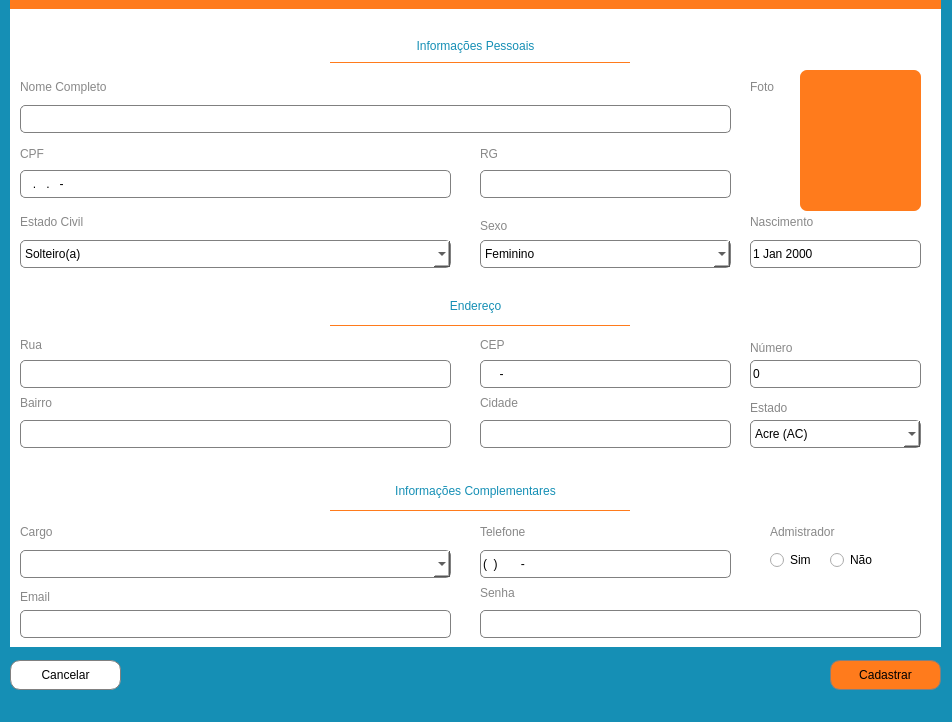
<?xml version="1.0" encoding="UTF-8"?>
<ui version="4.0">
 <class>cadastroServidor</class>
 <widget class="QMainWindow" name="cadastroServidor">
  <property name="geometry">
   <rect>
    <x>0</x>
    <y>0</y>
    <width>952</width>
    <height>722</height>
   </rect>
  </property>
  <property name="sizePolicy">
   <sizepolicy hsizetype="Fixed" vsizetype="Fixed">
    <horstretch>0</horstretch>
    <verstretch>0</verstretch>
   </sizepolicy>
  </property>
  <property name="minimumSize">
   <size>
    <width>952</width>
    <height>200</height>
   </size>
  </property>
  <property name="maximumSize">
   <size>
    <width>952</width>
    <height>760</height>
   </size>
  </property>
  <property name="windowTitle">
   <string>Cadastrar Servidor</string>
  </property>
  <property name="layoutDirection">
   <enum>Qt::LeftToRight</enum>
  </property>
  <property name="styleSheet">
   <string notr="true">background-color: rgb(21, 143, 181)</string>
  </property>
  <widget class="QWidget" name="centralwidget">
   <property name="sizePolicy">
    <sizepolicy hsizetype="Fixed" vsizetype="Fixed">
     <horstretch>0</horstretch>
     <verstretch>0</verstretch>
    </sizepolicy>
   </property>
   <property name="styleSheet">
    <string notr="true">backgroundcolor: rgb(255,255,255)</string>
   </property>
   <widget class="QPushButton" name="btnCadatrar">
    <property name="geometry">
     <rect>
      <x>830</x>
      <y>660</y>
      <width>111</width>
      <height>30</height>
     </rect>
    </property>
    <property name="sizePolicy">
     <sizepolicy hsizetype="Maximum" vsizetype="Expanding">
      <horstretch>0</horstretch>
      <verstretch>0</verstretch>
     </sizepolicy>
    </property>
    <property name="focusPolicy">
     <enum>Qt::StrongFocus</enum>
    </property>
    <property name="layoutDirection">
     <enum>Qt::LeftToRight</enum>
    </property>
    <property name="styleSheet">
     <string notr="true">font: 25 10pt &quot;Malgun Gothic Semilight&quot;;
border: 0.7px solid grey;
border-radius: 10px;
background-color: rgb(255, 123, 28);
box-shadow: 5px -9px 3px #000;
</string>
    </property>
    <property name="text">
     <string>Cadastrar</string>
    </property>
   </widget>
   <widget class="QPushButton" name="btnCancelar">
    <property name="geometry">
     <rect>
      <x>10</x>
      <y>660</y>
      <width>111</width>
      <height>30</height>
     </rect>
    </property>
    <property name="sizePolicy">
     <sizepolicy hsizetype="Maximum" vsizetype="Expanding">
      <horstretch>0</horstretch>
      <verstretch>0</verstretch>
     </sizepolicy>
    </property>
    <property name="focusPolicy">
     <enum>Qt::StrongFocus</enum>
    </property>
    <property name="styleSheet">
     <string notr="true">font: 25 10pt &quot;Malgun Gothic Semilight&quot;;
border: 0.7px solid grey;
border-radius: 10px;
background-color: rgb(255, 255, 255);
box-shadow: 5px -9px 3px #000;</string>
    </property>
    <property name="text">
     <string>Cancelar</string>
    </property>
   </widget>
   <widget class="QFrame" name="framezao">
    <property name="geometry">
     <rect>
      <x>10</x>
      <y>0</y>
      <width>931</width>
      <height>647</height>
     </rect>
    </property>
    <property name="sizePolicy">
     <sizepolicy hsizetype="Expanding" vsizetype="Expanding">
      <horstretch>0</horstretch>
      <verstretch>0</verstretch>
     </sizepolicy>
    </property>
    <property name="styleSheet">
     <string notr="true">background-color: rgb(255, 255, 255);
border-radius: 7px;
</string>
    </property>
    <property name="frameShape">
     <enum>QFrame::StyledPanel</enum>
    </property>
    <property name="frameShadow">
     <enum>QFrame::Raised</enum>
    </property>
    <widget class="QFrame" name="framePessoais">
     <property name="geometry">
      <rect>
       <x>0</x>
       <y>30</y>
       <width>931</width>
       <height>251</height>
      </rect>
     </property>
     <property name="sizePolicy">
      <sizepolicy hsizetype="Expanding" vsizetype="Expanding">
       <horstretch>0</horstretch>
       <verstretch>0</verstretch>
      </sizepolicy>
     </property>
     <property name="styleSheet">
      <string notr="true">background-color: rgb(255, 255, 255)</string>
     </property>
     <property name="frameShape">
      <enum>QFrame::StyledPanel</enum>
     </property>
     <property name="frameShadow">
      <enum>QFrame::Raised</enum>
     </property>
     <widget class="QLabel" name="lblPessoais">
      <property name="geometry">
       <rect>
        <x>0</x>
        <y>-4</y>
        <width>931</width>
        <height>39</height>
       </rect>
      </property>
      <property name="styleSheet">
       <string notr="true">font: 25 12pt &quot;Malgun Gothic Semilight&quot;;
color: rgb(21, 143, 181);</string>
      </property>
      <property name="text">
       <string>Informações Pessoais</string>
      </property>
      <property name="alignment">
       <set>Qt::AlignCenter</set>
      </property>
     </widget>
     <widget class="QLabel" name="label_3">
      <property name="geometry">
       <rect>
        <x>10</x>
        <y>45</y>
        <width>181</width>
        <height>23</height>
       </rect>
      </property>
      <property name="styleSheet">
       <string notr="true">font: 75 10pt &quot;Malgun Gothic&quot;;
color: rgb(136, 136, 136)</string>
      </property>
      <property name="text">
       <string>Nome Completo</string>
      </property>
     </widget>
     <widget class="QLabel" name="label_4">
      <property name="geometry">
       <rect>
        <x>10</x>
        <y>112</y>
        <width>55</width>
        <height>23</height>
       </rect>
      </property>
      <property name="styleSheet">
       <string notr="true">color: rgb(136, 136, 136);
font: 75 10pt &quot;Malgun Gothic&quot;;</string>
      </property>
      <property name="text">
       <string>CPF</string>
      </property>
     </widget>
     <widget class="QLabel" name="label_5">
      <property name="geometry">
       <rect>
        <x>10</x>
        <y>180</y>
        <width>111</width>
        <height>23</height>
       </rect>
      </property>
      <property name="styleSheet">
       <string notr="true">color: rgb(136, 136, 136);
font: 75 10pt &quot;Malgun Gothic&quot;;</string>
      </property>
      <property name="text">
       <string>Estado Civil</string>
      </property>
     </widget>
     <widget class="QLabel" name="label_6">
      <property name="geometry">
       <rect>
        <x>740</x>
        <y>180</y>
        <width>121</width>
        <height>23</height>
       </rect>
      </property>
      <property name="styleSheet">
       <string notr="true">color: rgb(136, 136, 136);
font: 75 10pt &quot;Malgun Gothic&quot;;</string>
      </property>
      <property name="text">
       <string>Nascimento</string>
      </property>
     </widget>
     <widget class="QLabel" name="label_8">
      <property name="geometry">
       <rect>
        <x>470</x>
        <y>112</y>
        <width>55</width>
        <height>23</height>
       </rect>
      </property>
      <property name="styleSheet">
       <string notr="true">color: rgb(136, 136, 136);
font: 75 10pt &quot;Malgun Gothic&quot;;</string>
      </property>
      <property name="text">
       <string>RG</string>
      </property>
      <property name="textFormat">
       <enum>Qt::PlainText</enum>
      </property>
     </widget>
     <widget class="QComboBox" name="cbEstadoCivil">
      <property name="geometry">
       <rect>
        <x>10</x>
        <y>210</y>
        <width>431</width>
        <height>28</height>
       </rect>
      </property>
      <property name="styleSheet">
       <string notr="true">border: 1px solid grey;
border-radius: 5px;
font: 9pt &quot;Leelawadee UI Semilight&quot;;
background-color: rgb(255, 255, 255);</string>
      </property>
      <property name="currentIndex">
       <number>0</number>
      </property>
      <property name="maxVisibleItems">
       <number>5</number>
      </property>
      <item>
       <property name="text">
        <string>Solteiro(a)</string>
       </property>
      </item>
      <item>
       <property name="text">
        <string>Casado(a)</string>
       </property>
      </item>
      <item>
       <property name="text">
        <string>Separado(a)</string>
       </property>
      </item>
      <item>
       <property name="text">
        <string>Divorciado(a)</string>
       </property>
      </item>
      <item>
       <property name="text">
        <string>Viúvo(a)</string>
       </property>
      </item>
     </widget>
     <widget class="QDateEdit" name="dateNascimento">
      <property name="geometry">
       <rect>
        <x>740</x>
        <y>210</y>
        <width>171</width>
        <height>28</height>
       </rect>
      </property>
      <property name="styleSheet">
       <string notr="true">border: 1px solid grey;
border-radius: 5px;
font: 9pt &quot;Leelawadee UI Semilight&quot;;
background-color: rgb(255, 255, 255);</string>
      </property>
      <property name="buttonSymbols">
       <enum>QAbstractSpinBox::NoButtons</enum>
      </property>
      <property name="maximumDate">
       <date>
        <year>3000</year>
        <month>12</month>
        <day>31</day>
       </date>
      </property>
      <property name="minimumDate">
       <date>
        <year>1900</year>
        <month>9</month>
        <day>14</day>
       </date>
      </property>
     </widget>
     <widget class="QLabel" name="label_10">
      <property name="geometry">
       <rect>
        <x>470</x>
        <y>180</y>
        <width>55</width>
        <height>31</height>
       </rect>
      </property>
      <property name="styleSheet">
       <string notr="true">color: rgb(136, 136, 136);
font: 75 10pt &quot;Malgun Gothic&quot;;</string>
      </property>
      <property name="text">
       <string>Sexo</string>
      </property>
     </widget>
     <widget class="QComboBox" name="cbSexo">
      <property name="geometry">
       <rect>
        <x>470</x>
        <y>210</y>
        <width>251</width>
        <height>28</height>
       </rect>
      </property>
      <property name="styleSheet">
       <string notr="true">border: 1px solid grey;
border-radius: 5px;
font: 9pt &quot;Leelawadee UI Semilight&quot;;
background-color: rgb(255, 255, 255);</string>
      </property>
      <item>
       <property name="text">
        <string>Feminino</string>
       </property>
      </item>
      <item>
       <property name="text">
        <string>Masculino</string>
       </property>
      </item>
      <item>
       <property name="text">
        <string>Outro</string>
       </property>
      </item>
     </widget>
     <widget class="Line" name="line_3">
      <property name="geometry">
       <rect>
        <x>320</x>
        <y>32</y>
        <width>300</width>
        <height>1</height>
       </rect>
      </property>
      <property name="styleSheet">
       <string notr="true">background-color: rgb(255, 123, 28);</string>
      </property>
      <property name="orientation">
       <enum>Qt::Horizontal</enum>
      </property>
     </widget>
     <widget class="QLabel" name="label_21">
      <property name="geometry">
       <rect>
        <x>740</x>
        <y>45</y>
        <width>40</width>
        <height>23</height>
       </rect>
      </property>
      <property name="styleSheet">
       <string notr="true">color: rgb(136, 136, 136);
font: 75 10pt &quot;Malgun Gothic&quot;;</string>
      </property>
      <property name="text">
       <string>Foto</string>
      </property>
     </widget>
     <widget class="QLineEdit" name="lineNome">
      <property name="geometry">
       <rect>
        <x>10</x>
        <y>75</y>
        <width>711</width>
        <height>28</height>
       </rect>
      </property>
      <property name="styleSheet">
       <string notr="true">border: 1px solid grey;
border-radius: 5px;
font: 9pt &quot;Leelawadee UI Semilight&quot;;
background-color: rgb(255, 255, 255);</string>
      </property>
     </widget>
     <widget class="QLineEdit" name="lineCpf">
      <property name="geometry">
       <rect>
        <x>10</x>
        <y>140</y>
        <width>431</width>
        <height>28</height>
       </rect>
      </property>
      <property name="styleSheet">
       <string notr="true">border: 1px solid grey;
border-radius: 5px;
font: 9pt &quot;Leelawadee UI Semilight&quot;;
background-color: rgb(255, 255, 255);</string>
      </property>
      <property name="inputMask">
       <string>000.000.000-00</string>
      </property>
     </widget>
     <widget class="QLineEdit" name="lineRg">
      <property name="geometry">
       <rect>
        <x>470</x>
        <y>140</y>
        <width>251</width>
        <height>28</height>
       </rect>
      </property>
      <property name="styleSheet">
       <string notr="true">border: 1px solid grey;
border-radius: 5px;
font: 9pt &quot;Leelawadee UI Semilight&quot;;
background-color: rgb(255, 255, 255);</string>
      </property>
     </widget>
     <widget class="QLabel" name="lblFoto">
      <property name="geometry">
       <rect>
        <x>790</x>
        <y>40</y>
        <width>121</width>
        <height>141</height>
       </rect>
      </property>
      <property name="styleSheet">
       <string notr="true">background-color: rgb(255, 123, 28);
</string>
      </property>
      <property name="text">
       <string/>
      </property>
      <property name="pixmap">
       <pixmap>icons/perfil.png</pixmap>
      </property>
     </widget>
    </widget>
    <widget class="QFrame" name="frameEndereco">
     <property name="geometry">
      <rect>
       <x>0</x>
       <y>290</y>
       <width>931</width>
       <height>171</height>
      </rect>
     </property>
     <property name="sizePolicy">
      <sizepolicy hsizetype="Expanding" vsizetype="Expanding">
       <horstretch>0</horstretch>
       <verstretch>0</verstretch>
      </sizepolicy>
     </property>
     <property name="layoutDirection">
      <enum>Qt::LeftToRight</enum>
     </property>
     <property name="styleSheet">
      <string notr="true">background-color: rgb(255, 255, 255)</string>
     </property>
     <property name="frameShape">
      <enum>QFrame::StyledPanel</enum>
     </property>
     <property name="frameShadow">
      <enum>QFrame::Raised</enum>
     </property>
     <widget class="QLabel" name="label">
      <property name="geometry">
       <rect>
        <x>0</x>
        <y>0</y>
        <width>931</width>
        <height>31</height>
       </rect>
      </property>
      <property name="styleSheet">
       <string notr="true">font: 25 12pt &quot;Malgun Gothic Semilight&quot;;
color: rgb(21, 143, 181);</string>
      </property>
      <property name="text">
       <string>Endereço</string>
      </property>
      <property name="alignment">
       <set>Qt::AlignCenter</set>
      </property>
     </widget>
     <widget class="QLabel" name="label_11">
      <property name="geometry">
       <rect>
        <x>10</x>
        <y>47</y>
        <width>55</width>
        <height>16</height>
       </rect>
      </property>
      <property name="styleSheet">
       <string notr="true">font: 25 10pt &quot;Malgun Gothic Semilight&quot;;
color: rgb(136, 136, 136)</string>
      </property>
      <property name="text">
       <string>Rua</string>
      </property>
     </widget>
     <widget class="QLabel" name="label_12">
      <property name="geometry">
       <rect>
        <x>740</x>
        <y>50</y>
        <width>71</width>
        <height>16</height>
       </rect>
      </property>
      <property name="styleSheet">
       <string notr="true">font: 25 10pt &quot;Malgun Gothic Semilight&quot;;
color: rgb(136, 136, 136)</string>
      </property>
      <property name="text">
       <string>Número</string>
      </property>
     </widget>
     <widget class="QLabel" name="label_13">
      <property name="geometry">
       <rect>
        <x>10</x>
        <y>105</y>
        <width>55</width>
        <height>16</height>
       </rect>
      </property>
      <property name="styleSheet">
       <string notr="true">font: 25 10pt &quot;Malgun Gothic Semilight&quot;;
color: rgb(136, 136, 136)</string>
      </property>
      <property name="text">
       <string>Bairro</string>
      </property>
     </widget>
     <widget class="QLabel" name="label_14">
      <property name="geometry">
       <rect>
        <x>470</x>
        <y>47</y>
        <width>55</width>
        <height>16</height>
       </rect>
      </property>
      <property name="styleSheet">
       <string notr="true">font: 25 10pt &quot;Malgun Gothic Semilight&quot;;
color: rgb(136, 136, 136)</string>
      </property>
      <property name="text">
       <string>CEP</string>
      </property>
     </widget>
     <widget class="QLabel" name="label_15">
      <property name="geometry">
       <rect>
        <x>470</x>
        <y>105</y>
        <width>55</width>
        <height>16</height>
       </rect>
      </property>
      <property name="styleSheet">
       <string notr="true">font: 25 10pt &quot;Malgun Gothic Semilight&quot;;
color: rgb(136, 136, 136)</string>
      </property>
      <property name="text">
       <string>Cidade</string>
      </property>
     </widget>
     <widget class="QLabel" name="label_16">
      <property name="geometry">
       <rect>
        <x>740</x>
        <y>110</y>
        <width>55</width>
        <height>16</height>
       </rect>
      </property>
      <property name="styleSheet">
       <string notr="true">font: 25 10pt &quot;Malgun Gothic Semilight&quot;;
color: rgb(136, 136, 136)</string>
      </property>
      <property name="text">
       <string>Estado</string>
      </property>
     </widget>
     <widget class="QLineEdit" name="lineRua">
      <property name="geometry">
       <rect>
        <x>10</x>
        <y>70</y>
        <width>431</width>
        <height>28</height>
       </rect>
      </property>
      <property name="styleSheet">
       <string notr="true">border: 1px solid grey;
border-radius: 5px;
font: 9pt &quot;Leelawadee UI Semilight&quot;;
background-color: rgb(255, 255, 255);</string>
      </property>
     </widget>
     <widget class="QSpinBox" name="spinNumero">
      <property name="geometry">
       <rect>
        <x>740</x>
        <y>70</y>
        <width>171</width>
        <height>28</height>
       </rect>
      </property>
      <property name="styleSheet">
       <string notr="true">border: 1px solid grey;
border-radius: 5px;
font: 9pt &quot;Leelawadee UI Semilight&quot;;
background-color: rgb(255, 255, 255);</string>
      </property>
      <property name="buttonSymbols">
       <enum>QAbstractSpinBox::NoButtons</enum>
      </property>
      <property name="maximum">
       <number>5000</number>
      </property>
     </widget>
     <widget class="QComboBox" name="cbEstado">
      <property name="geometry">
       <rect>
        <x>740</x>
        <y>130</y>
        <width>171</width>
        <height>28</height>
       </rect>
      </property>
      <property name="styleSheet">
       <string notr="true">border: 1px solid grey;
border-radius: 5px;
font: 9pt &quot;Leelawadee UI Semilight&quot;;
background-color: rgb(255, 255, 255);</string>
      </property>
      <item>
       <property name="text">
        <string>Acre (AC)</string>
       </property>
      </item>
      <item>
       <property name="text">
        <string>Alagoas (AL)</string>
       </property>
      </item>
      <item>
       <property name="text">
        <string>Amapá (AP)</string>
       </property>
      </item>
      <item>
       <property name="text">
        <string>Amazonas (AM)</string>
       </property>
      </item>
      <item>
       <property name="text">
        <string>Bahia (BA)</string>
       </property>
      </item>
      <item>
       <property name="text">
        <string>Ceará (CE)</string>
       </property>
      </item>
      <item>
       <property name="text">
        <string>Distrito Federal (DF)</string>
       </property>
      </item>
      <item>
       <property name="text">
        <string>Espírito Santos (ES)</string>
       </property>
      </item>
      <item>
       <property name="text">
        <string>Goiás (GO)</string>
       </property>
      </item>
      <item>
       <property name="text">
        <string>Maranhão (MA)</string>
       </property>
      </item>
      <item>
       <property name="text">
        <string>Mato Grosso (MT)</string>
       </property>
      </item>
      <item>
       <property name="text">
        <string>Mato Grosso do Sul (MS)</string>
       </property>
      </item>
      <item>
       <property name="text">
        <string>Minas Gerais (MG)</string>
       </property>
      </item>
      <item>
       <property name="text">
        <string>Pará (PA)</string>
       </property>
      </item>
      <item>
       <property name="text">
        <string>Paraíba (PB)</string>
       </property>
      </item>
      <item>
       <property name="text">
        <string>Paraná (PR)</string>
       </property>
      </item>
      <item>
       <property name="text">
        <string>Pernambuco (PR)</string>
       </property>
      </item>
      <item>
       <property name="text">
        <string>Piauí (PI)</string>
       </property>
      </item>
      <item>
       <property name="text">
        <string>Rio de Janeiro (RJ)</string>
       </property>
      </item>
      <item>
       <property name="text">
        <string>Rio Grande do Norte (RN)</string>
       </property>
      </item>
      <item>
       <property name="text">
        <string>Rondônia (RO)</string>
       </property>
      </item>
      <item>
       <property name="text">
        <string>Roraima (RR)</string>
       </property>
      </item>
      <item>
       <property name="text">
        <string>Santa Catarina (SC)</string>
       </property>
      </item>
      <item>
       <property name="text">
        <string>São Paulo (SP)</string>
       </property>
      </item>
      <item>
       <property name="text">
        <string>Sergipe (SE)</string>
       </property>
      </item>
      <item>
       <property name="text">
        <string>Tocantins (TO)</string>
       </property>
      </item>
     </widget>
     <widget class="Line" name="line_2">
      <property name="geometry">
       <rect>
        <x>320</x>
        <y>35</y>
        <width>300</width>
        <height>1</height>
       </rect>
      </property>
      <property name="styleSheet">
       <string notr="true">background-color: rgb(255, 123, 28);</string>
      </property>
      <property name="orientation">
       <enum>Qt::Horizontal</enum>
      </property>
     </widget>
     <widget class="QLineEdit" name="lineBairro">
      <property name="geometry">
       <rect>
        <x>10</x>
        <y>130</y>
        <width>431</width>
        <height>28</height>
       </rect>
      </property>
      <property name="styleSheet">
       <string notr="true">border: 1px solid grey;
border-radius: 5px;
font: 9pt &quot;Leelawadee UI Semilight&quot;;
background-color: rgb(255, 255, 255);</string>
      </property>
     </widget>
     <widget class="QLineEdit" name="lineCep">
      <property name="geometry">
       <rect>
        <x>470</x>
        <y>70</y>
        <width>251</width>
        <height>28</height>
       </rect>
      </property>
      <property name="styleSheet">
       <string notr="true">border: 1px solid grey;
border-radius: 5px;
font: 9pt &quot;Leelawadee UI Semilight&quot;;
background-color: rgb(255, 255, 255);</string>
      </property>
      <property name="inputMask">
       <string>00000-000</string>
      </property>
     </widget>
     <widget class="QLineEdit" name="lineCidade">
      <property name="geometry">
       <rect>
        <x>470</x>
        <y>130</y>
        <width>251</width>
        <height>28</height>
       </rect>
      </property>
      <property name="styleSheet">
       <string notr="true">border: 1px solid grey;
border-radius: 5px;
font: 9pt &quot;Leelawadee UI Semilight&quot;;
background-color: rgb(255, 255, 255);</string>
      </property>
     </widget>
     <zorder>label_11</zorder>
     <zorder>label_12</zorder>
     <zorder>label_13</zorder>
     <zorder>label_14</zorder>
     <zorder>label_15</zorder>
     <zorder>label_16</zorder>
     <zorder>lineRua</zorder>
     <zorder>spinNumero</zorder>
     <zorder>cbEstado</zorder>
     <zorder>label</zorder>
     <zorder>line_2</zorder>
     <zorder>lineBairro</zorder>
     <zorder>lineCep</zorder>
     <zorder>lineCidade</zorder>
    </widget>
    <widget class="QFrame" name="frameComplementares">
     <property name="geometry">
      <rect>
       <x>0</x>
       <y>460</y>
       <width>931</width>
       <height>201</height>
      </rect>
     </property>
     <property name="sizePolicy">
      <sizepolicy hsizetype="Expanding" vsizetype="Expanding">
       <horstretch>0</horstretch>
       <verstretch>0</verstretch>
      </sizepolicy>
     </property>
     <property name="styleSheet">
      <string notr="true">background-color: rgb(255, 255, 255)</string>
     </property>
     <property name="frameShape">
      <enum>QFrame::StyledPanel</enum>
     </property>
     <property name="frameShadow">
      <enum>QFrame::Raised</enum>
     </property>
     <widget class="QLabel" name="lblInfoComplementares">
      <property name="geometry">
       <rect>
        <x>0</x>
        <y>10</y>
        <width>931</width>
        <height>41</height>
       </rect>
      </property>
      <property name="styleSheet">
       <string notr="true">font: 25 12pt &quot;Malgun Gothic Semilight&quot;;
color: rgb(21, 143, 181);</string>
      </property>
      <property name="text">
       <string>Informações Complementares</string>
      </property>
      <property name="alignment">
       <set>Qt::AlignCenter</set>
      </property>
     </widget>
     <widget class="QLabel" name="label_17">
      <property name="geometry">
       <rect>
        <x>10</x>
        <y>60</y>
        <width>55</width>
        <height>23</height>
       </rect>
      </property>
      <property name="styleSheet">
       <string notr="true">font: 25 10pt &quot;Malgun Gothic Semilight&quot;;
color: rgb(136, 136, 136)</string>
      </property>
      <property name="text">
       <string>Cargo</string>
      </property>
     </widget>
     <widget class="QLabel" name="label_18">
      <property name="geometry">
       <rect>
        <x>470</x>
        <y>125</y>
        <width>55</width>
        <height>16</height>
       </rect>
      </property>
      <property name="styleSheet">
       <string notr="true">font: 25 10pt &quot;Malgun Gothic Semilight&quot;;
color: rgb(136, 136, 136)</string>
      </property>
      <property name="text">
       <string>Senha</string>
      </property>
     </widget>
     <widget class="QLabel" name="label_19">
      <property name="geometry">
       <rect>
        <x>760</x>
        <y>60</y>
        <width>121</width>
        <height>23</height>
       </rect>
      </property>
      <property name="styleSheet">
       <string notr="true">font: 25 10pt &quot;Malgun Gothic Semilight&quot;;
color: rgb(136, 136, 136)</string>
      </property>
      <property name="text">
       <string>Admistrador</string>
      </property>
     </widget>
     <widget class="QLabel" name="label_20">
      <property name="geometry">
       <rect>
        <x>10</x>
        <y>125</y>
        <width>55</width>
        <height>23</height>
       </rect>
      </property>
      <property name="styleSheet">
       <string notr="true">font: 25 10pt &quot;Malgun Gothic Semilight&quot;;
color: rgb(136, 136, 136)</string>
      </property>
      <property name="text">
       <string>Email</string>
      </property>
     </widget>
     <widget class="QComboBox" name="lineCargo">
      <property name="geometry">
       <rect>
        <x>10</x>
        <y>90</y>
        <width>431</width>
        <height>28</height>
       </rect>
      </property>
      <property name="styleSheet">
       <string notr="true">border: 1px solid grey;
border-radius: 5px;
font: 9pt &quot;Leelawadee UI Semilight&quot;;
background-color: rgb(255, 255, 255);</string>
      </property>
     </widget>
     <widget class="QRadioButton" name="rbSim">
      <property name="geometry">
       <rect>
        <x>760</x>
        <y>90</y>
        <width>61</width>
        <height>20</height>
       </rect>
      </property>
      <property name="styleSheet">
       <string notr="true">font: 9pt &quot;Leelawadee UI Semilight&quot;;
</string>
      </property>
      <property name="text">
       <string>Sim</string>
      </property>
     </widget>
     <widget class="QRadioButton" name="rbNao">
      <property name="geometry">
       <rect>
        <x>820</x>
        <y>90</y>
        <width>95</width>
        <height>20</height>
       </rect>
      </property>
      <property name="styleSheet">
       <string notr="true">font: 9pt &quot;Leelawadee UI Semilight&quot;;
</string>
      </property>
      <property name="text">
       <string>Não</string>
      </property>
     </widget>
     <widget class="QLineEdit" name="lineSenha">
      <property name="geometry">
       <rect>
        <x>470</x>
        <y>150</y>
        <width>441</width>
        <height>28</height>
       </rect>
      </property>
      <property name="styleSheet">
       <string notr="true">border: 1px solid grey;
border-radius: 5px;
font: 9pt &quot;Leelawadee UI Semilight&quot;;
background-color: rgb(255, 255, 255);</string>
      </property>
      <property name="echoMode">
       <enum>QLineEdit::Password</enum>
      </property>
     </widget>
     <widget class="Line" name="line">
      <property name="geometry">
       <rect>
        <x>320</x>
        <y>50</y>
        <width>300</width>
        <height>1</height>
       </rect>
      </property>
      <property name="styleSheet">
       <string notr="true">background-color: rgb(255, 123, 28);</string>
      </property>
      <property name="orientation">
       <enum>Qt::Horizontal</enum>
      </property>
     </widget>
     <widget class="QLabel" name="label_9">
      <property name="geometry">
       <rect>
        <x>470</x>
        <y>60</y>
        <width>91</width>
        <height>23</height>
       </rect>
      </property>
      <property name="styleSheet">
       <string notr="true">color: rgb(136, 136, 136);
font: 75 10pt &quot;Malgun Gothic&quot;;</string>
      </property>
      <property name="text">
       <string>Telefone</string>
      </property>
     </widget>
     <widget class="QLineEdit" name="lineEmail">
      <property name="geometry">
       <rect>
        <x>10</x>
        <y>150</y>
        <width>431</width>
        <height>28</height>
       </rect>
      </property>
      <property name="styleSheet">
       <string notr="true">border: 1px solid grey;
border-radius: 5px;
font: 9pt &quot;Leelawadee UI Semilight&quot;;
background-color: rgb(255, 255, 255);</string>
      </property>
     </widget>
     <widget class="QLineEdit" name="lineTelefone">
      <property name="geometry">
       <rect>
        <x>470</x>
        <y>90</y>
        <width>251</width>
        <height>28</height>
       </rect>
      </property>
      <property name="styleSheet">
       <string notr="true">border: 1px solid grey;
border-radius: 5px;
font: 9pt &quot;Leelawadee UI Semilight&quot;;
background-color: rgb(255, 255, 255);</string>
      </property>
      <property name="inputMethodHints">
       <set>Qt::ImhNone</set>
      </property>
      <property name="inputMask">
       <string>(00) 0 0000-0000</string>
      </property>
     </widget>
    </widget>
    <widget class="QFrame" name="frameLaranja">
     <property name="geometry">
      <rect>
       <x>0</x>
       <y>0</y>
       <width>931</width>
       <height>9</height>
      </rect>
     </property>
     <property name="styleSheet">
      <string notr="true">background-color: rgb(255, 123, 28);
border-radius: 0.2px;
</string>
     </property>
     <property name="frameShape">
      <enum>QFrame::StyledPanel</enum>
     </property>
     <property name="frameShadow">
      <enum>QFrame::Raised</enum>
     </property>
    </widget>
    <zorder>frameLaranja</zorder>
    <zorder>framePessoais</zorder>
    <zorder>frameEndereco</zorder>
    <zorder>frameComplementares</zorder>
   </widget>
   <zorder>framezao</zorder>
   <zorder>btnCadatrar</zorder>
   <zorder>btnCancelar</zorder>
  </widget>
  <widget class="QStatusBar" name="statusbar">
   <property name="styleSheet">
    <string notr="true">backgroundcolor: #000000</string>
   </property>
  </widget>
 </widget>
 <resources/>
 <connections/>
</ui>
